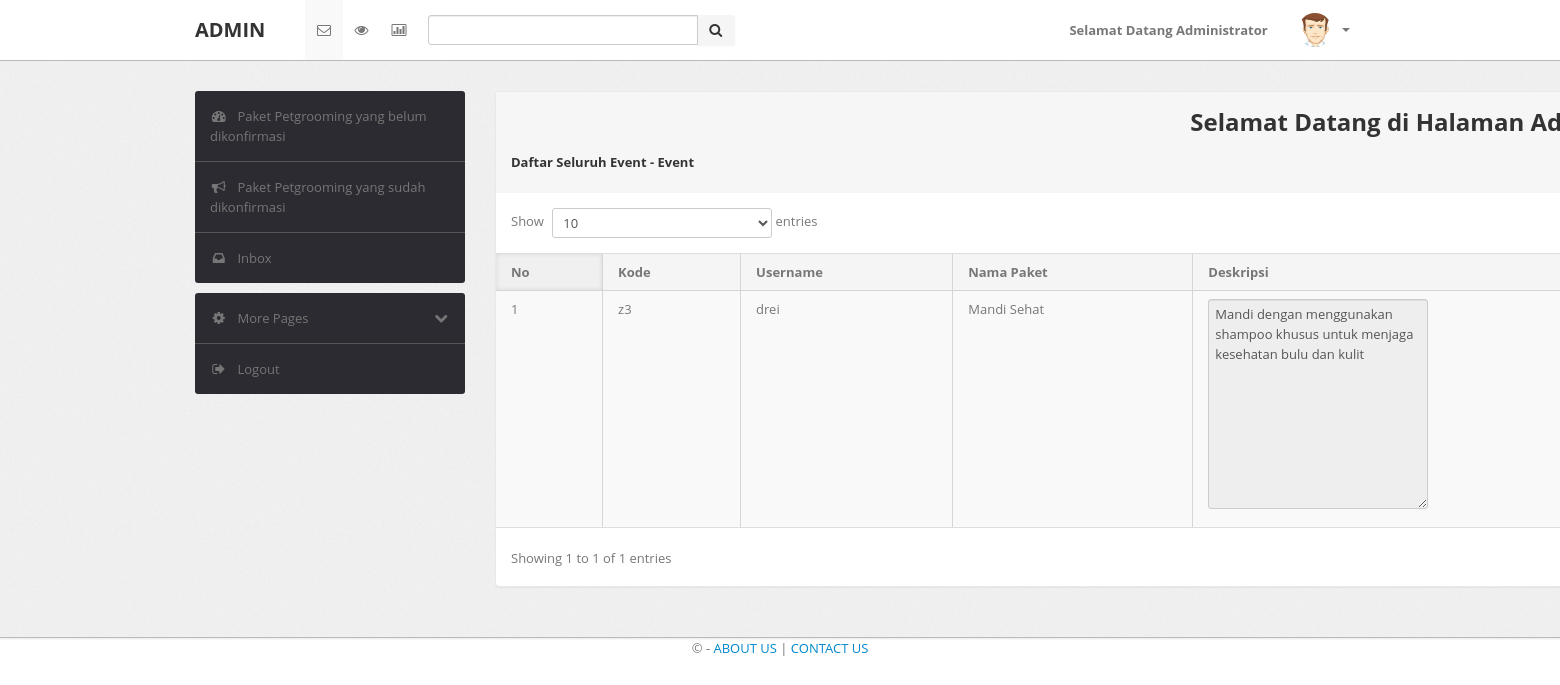
/index.php/admin/event/sudah_konfirm, run on the app's committed database.
### tables this page shows
CREATE TABLE `petgrooming` (
  `id_petgrooming` varchar(10) NOT NULL DEFAULT '',
  `price` int(11) DEFAULT NULL,
  `description` varchar(200) DEFAULT NULL,
  `package_name` varchar(50) DEFAULT NULL,
  `petcategory` varchar(10) NOT NULL,
  `user_partners` varchar(15) NOT NULL,
  `status` varchar(50) NOT NULL
);

### application/controllers/admin/event.php (called while the page is built, shortened)
<?php
class Event extends CI_Controller {
	public function __construct ()
	{
		$this->load->model('model_allevents');
	}
	public function sudah_konfirm()
	{
		$data['event'] = $this->model_allevents->all_events_konfirm();
		$this->load->view('admin/all_events',$data);
	}
}

### index.php (called while the page is built, shortened)
<?php
require_once BASEPATH.'core/CodeIgniter.php';

### application/models/model_allevents.php (called while the page is built, shortened)
<?php
class Model_allevents extends CI_Model {
     public function all_events_konfirm(){
        $this->db->where('status', 'Konfirmasi');
        $query = $this->db->get('petgrooming');
        return $query->result();
     }
}

### application/views/admin/all_events.php (the view, shortened to what this page needs)
            <div class="span9">
                <div class="content">
                    <div class="module" style="width: 2000px">
                        <div class="module-head">
                            <h2 align = "center">Selamat Datang di Halaman Administrator Website</h2>
                            <h5>Daftar Seluruh Event - Event</h5>
                        </div>
                        <div class="module-body table">
                            <table cellpadding="0" cellspacing="0" border="0" class="datatable-1 table table-bordered table-striped  display"
                                width="100%">
                                <thead>
                                    <tr>
                                            <th>No</th>
                                            <th>Kode </th>
                                            <th>Username</th>
                                            <th>Nama Paket</th>
                                            <th>Deskripsi</th>
                                    </tr>
                                </thead>
                                <tbody>
                                <?php $no=0; foreach($event as $events ): $no++;?>
                                    <tr class="odd gradeX">
                                        <td align="center"><?php echo $no;?></td>
                                        <td align="center"><?=  $events->id_petgrooming ?></td>
                                        <td align="center"><?=  $events->user_partners ?></td>
                                        <td align="center"><?=  $events->package_name ?></td>
                                        <td align="center"><textarea rows="10" disabled><?=  $events->description  ?></textarea></td>
                                    </tr><?php endforeach; ?>
                                </tbody>
                            </table>
                        </div>
                    </div>
                </div>
            </div>
        </div>
    </div>
</div>

### assets3/css/theme.css (style rules this page uses)
body { font-size: 13px; font-family: 'Open Sans', Arial, sans-serif; background: #fff; color: #777 }
h1, h2, h3, h4, h5, h6 { color: #333; margin-top: 0 }
h2 { font-size: 24px }
h5 { font-size: 13px }
select, textarea, input[type="text"], input[type="password"], input[type="datetime"], input[type="datetime-local"], input[type="date"], input[type="month"], input[type="time"], input[type="week"], input[type="number"], input[type="email"], input[type="url"], input[type="search"], input[type="tel"], input[type="color"], .uneditable-input, label, input, button, select, textarea { -webkit-border-radius: 3px; -moz-border-radius: 3px; border-radius: 3px; font-size: 13px; font-family: 'Open Sans', Tahoma, Arial, sans-serif }
.module { background: #fff; -webkit-border-radius: 3px; -moz-border-radius: 3px; border-radius: 3px; border: 1px solid #ccc; border-bottom-color: #bbb; -webkit-box-shadow: 0 0 1px rgba(0,0,0,0.2); -moz-box-shadow: 0 0 1px rgba(0,0,0,0.2); box-shadow: 0 0 1px rgba(0,0,0,0.2); margin-bottom: 30px }
.table { margin-bottom: 0 }
.table th, .table td { border-color: #d5d5d5!important }
.table-bordered thead:first-child tr:first-child>th:first-child, .table-bordered tbody:first-child tr:first-child>td:first-child { -webkit-border-top-left-radius: 2px; -moz-border-radius-topleft: 2px; border-top-left-radius: 2px }
.table-bordered thead:last-child tr:last-child>th:first-child, .table-bordered tbody:last-child tr:last-child>td:first-child, .table-bordered tfoot:last-child tr:last-child>td:first-child { -webkit-border-bottom-left-radius: 2px; -moz-border-radius-bottomleft: 2px; border-bottom-left-radius: 2px }
.module { box-shadow: 0 0 3px rgba(0,0,0,.1); border-color: #e9e9e9; margin-bottom: 20px; background-color: #fff; border-radius: 4px; -webkit-box-shadow: 0 1px 1px rgba(0,0,0,.05); box-shadow: 0 1px 1px rgba(0,0,0,.05); }
.module-head { color: #767676; background-color: #f6f6f6; border-color: #e9e9e9; padding: 10px 15px; border-bottom: 1px solid transparent; border-top-right-radius: 3px; border-top-left-radius: 3px; }
.module-body { padding: 15px }
.module-body.table { padding: 15px 0 }
.module-body.table .table th, .module-body.table .table td { padding-left: 15px; padding-right: 15px }
.dataTables_wrapper table th { background: #f5f5f5; cursor: pointer }
.dataTables_wrapper table th.sorting_asc, .dataTables_wrapper table th.sorting_desc { background: #f0f0f0; -webkit-box-shadow: 0 0 5px rgba(0,0,0,0.1) inset; -moz-box-shadow: 0 0 5px rgba(0,0,0,0.1) inset; box-shadow: 0 0 5px rgba(0,0,0,0.1) inset }
.dataTables_wrapper .table-bordered { -webkit-border-radius: 0; -moz-border-radius: 0; border-radius: 0; border-left: 0; border-right: 0 }
.dataTables_wrapper .table-bordered thead tr>th:first-child, .dataTables_wrapper .table-bordered tbody tr>td:first-child, .dataTables_wrapper .table-bordered tfoot tr>td:first-child, .dataTables_wrapper .table-bordered tfoot tr>th:first-child { border-left: 0 }
.dataTables_wrapper .table-bordered thead:first-child tr:first-child>th:first-child, .dataTables_wrapper .table-bordered tbody:first-child tr:first-child>td:first-child { -webkit-border-top-left-radius: 0; -moz-border-radius-topleft: 0; border-top-left-radius: 0 }
.dataTables_wrapper .table-bordered thead:last-child tr:last-child>th:first-child, .dataTables_wrapper .table-bordered tbody:last-child tr:last-child>td:first-child, .dataTables_wrapper .table-bordered tfoot:last-child tr:last-child>td:first-child { -webkit-border-bottom-left-radius: 0; -moz-border-radius-bottomleft: 0; border-bottom-left-radius: 0 }

### data on the page
petgrooming: id_petgrooming "z3", user_partners "drei", package_name "Mandi Sehat", description "Mandi dengan menggunakan shampoo khusus untuk menjaga kesehatan bulu dan kulit"
